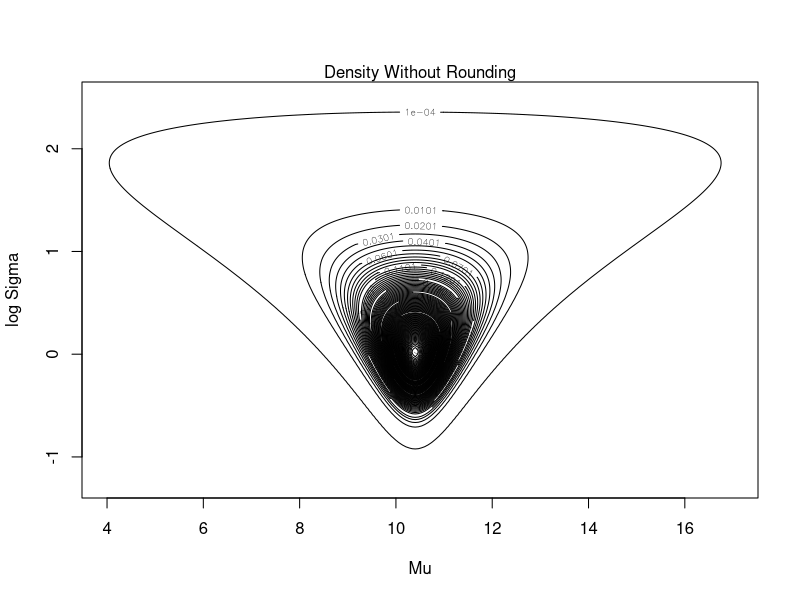
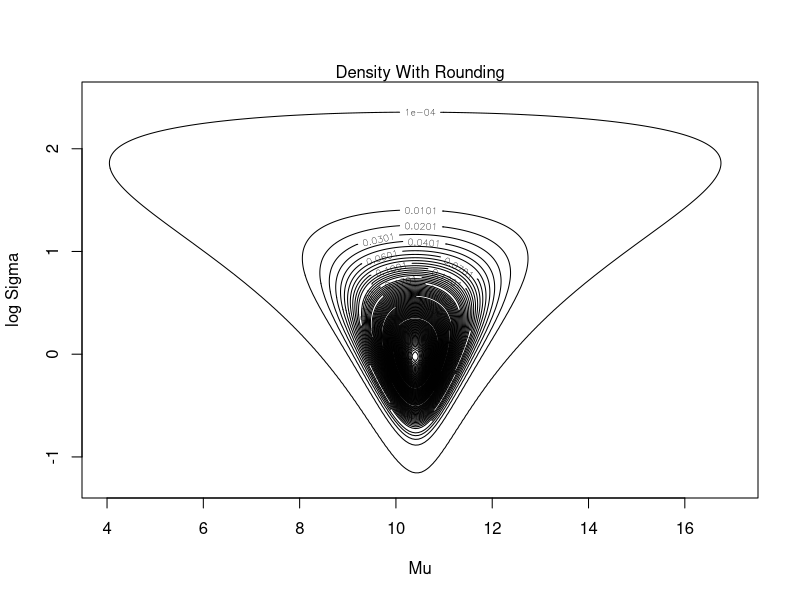

Write the R code that produced these figures, in order.
#Problem 3.5
#Initialize all variables (and simple calculations)
y <- c(10,10,12,11,9) 
n <- length(y) 
meany <- mean(y) 
sd2 <- sum((y-mean(y))^2)/(n-1) 

#Functions to calculate densities
aposterior <- function(mu,sd,y){ 
  logdens <- 0 
  for (i in 1:length(y)) logdens <- logdens + 
      log(dnorm(y[i],mu,sd)) 
  logdens} 
bposterior <- function(mu,sd,y){ 
  logdens <- 0 
  for (i in 1:length(y)) logdens <- logdens + 
      log(pnorm(y[i]+0.5,mu,sd) - pnorm(y[i]-0.5,mu,sd))
  logdens} 

#Initialize random sample draw, log sigma and mu grids
nsim <- 1000 
mugrid <- seq(4,17,length=200) 
logsdgrid <- seq(-1.25,2.5,length=200) 
contours <- seq(.0001,.9999,.01)
#Function calls for density from part a
logdens <- outer (mugrid, exp(logsdgrid), aposterior, y) 
dens <- exp(logdens - max(logdens)) 
#Plot the function
contour (mugrid, logsdgrid, dens, levels=contours, xlab="Mu", ylab="log Sigma", cex=2) 
mtext ("Density Without Rounding", 3) 
#Calculate SD and Mu from the density function
sd <- sqrt((n-1)*sd2/rchisq(nsim,4)) 
mu <- rnorm(nsim,meany,sd/sqrt(n)) 
#Summary Statistics for Mu
mean(mu)
sqrt(var(mu))
#Summary Statistics for SD
mean(sd)
sqrt(var(sd))
#Function call for part b
logdens <- outer (mugrid, exp(logsdgrid), bposterior, y) 
dens <- exp(logdens - max(logdens)) 
#Plot it
contour (mugrid, logsdgrid, dens, levels=contours, xlab="Mu", ylab="log Sigma", cex=2) 
mtext ("Density With Rounding", 3) 
#Calculate SD and Mu from the density function
dens.mu <- apply(dens,1,sum) 
muindex <- sample (1:length(mugrid), nsim, replace=T, prob=dens.mu) 
mu <- mugrid[muindex] 
sd <- rep (NA,nsim) 
for (i in (1:nsim)) sd[i] <- exp (sample (logsdgrid, 1, prob=dens[muindex[i],])) 
#Summary Statistics for Mu
mean(mu)
sqrt(var(mu))
#Summary Statistics for SD
mean(sd)
sqrt(var(sd))
#Calculations for part d
z <- matrix (0, nsim, length(y))
for (i in 1:length(y)){ 
  z[,i] <- qnorm (pnorm (y[i]-.5, mu, sd)  + runif(nsim)*(pnorm (y[i]+.5, mu, sd) -pnorm (y[i]-.5, mu, sd) ), mu, sd)} 
mean ((z[,1]-z[,2])^2)
